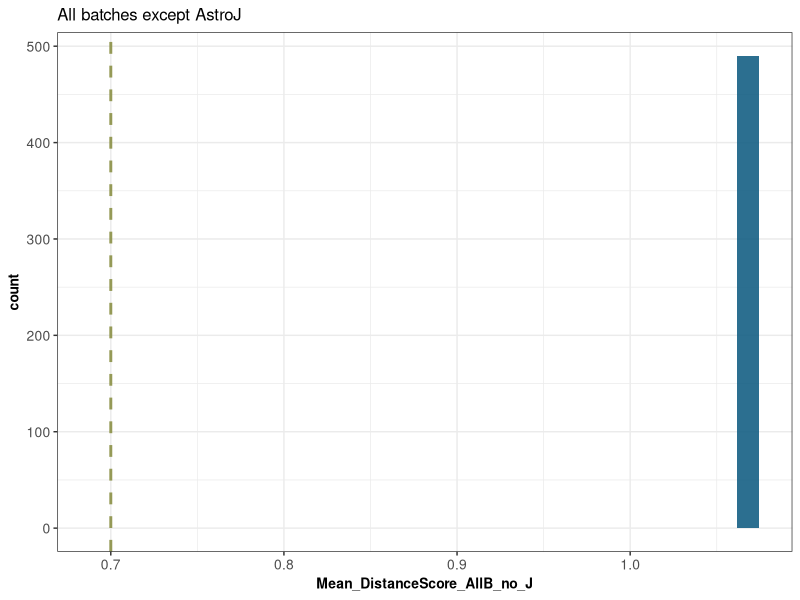

Here is the R script that generated this plot: (Note: this script raises an error after producing the figure.)
# ================================================================
# Title: DrugScreen_Hit_List
# Description: Code to produce the final hit lists and the pie chart to visualize their distribution
# (Fig. 2F, Supp. Fig. 5B, Supp. table 6)
# ================================================================

# ---- Load libraries ----
library(tidyverse)
library(plyr)
library(ggsci)

# ---- Import StratoMiner output files ---- 
AstroG_Pears <- read.delim("./data/SCR4ConfScreenAstroG_allHits.txt")
AstroH_Pears <- read.delim("./data/SCR4ConfScreenAstroH_allHits.txt")
AstroI_Pears <- read.delim("./data/SCR4ConfScreenAstroI_allHits.txt")
AstroJ_Pears <- read.delim("./data/SCR4ConfScreenAstroJ_allHits.txt")

# ---- Prepare the color palettes ---- 
custom_pal <- pal_uchicago("default", alpha = 0.7)(9)
custom_pal_ordered <- custom_pal[c(1, 4, 2, 3)] 
custom_pal_ordered_2 <- custom_pal[c(1, 4)] 
custom_pal_ordered_3 <- custom_pal[c(4, 5, 2)] 
custom_pal_ordered_4 <- custom_pal[c(4, 6, 3, 9, 2)]
custom_pal_2 <- pal_uchicago("default", alpha = 0.9)(9)

# ---- Clean the data ---- 
wells <- c("n14", "n15", "o14", "o15", "b16", "b17", "c16", "c17")
AstroG_Pears <- AstroG_Pears %>% filter(!(Compound == "Procainamide (hydrochloride)" & WellLocation %in% wells))
AstroH_Pears <- AstroH_Pears %>% filter(!(Compound == "Procainamide (hydrochloride)" & WellLocation %in% wells))
AstroI_Pears <- AstroI_Pears %>% filter(!(Compound == "Procainamide (hydrochloride)" & WellLocation %in% wells))
AstroJ_Pears <- AstroJ_Pears %>% filter(!(Compound == "Procainamide (hydrochloride)" & WellLocation %in% wells))
AstroG_Pears <- AstroG_Pears %>% select(Compound, Concentration, Solvent, Category, IRstatut, XPlate, Well, DistanceScore,  pvalue) %>% 
  mutate(Astrocyte = "AstroG", Compound_Cn = str_c(Compound, Concentration, sep = "_") )
AstroH_Pears <- AstroH_Pears %>% select(Compound, Concentration, Solvent, Category, IRstatut, XPlate, Well, DistanceScore,  pvalue) %>% 
  mutate(Astrocyte = "AstroH", Compound_Cn = str_c(Compound, Concentration, sep = "_") )
AstroI_Pears <- AstroI_Pears %>% select(Compound, Concentration, Solvent, Category, IRstatut, XPlate, Well, DistanceScore,  pvalue) %>% 
  mutate(Astrocyte = "AstroI", Compound_Cn = str_c(Compound, Concentration, sep = "_") )
AstroJ_Pears <- AstroJ_Pears %>% select(Compound, Concentration, Solvent, Category, IRstatut, XPlate, Well, DistanceScore,  pvalue) %>% 
  mutate(Astrocyte = "AstroJ", Compound_Cn = str_c(Compound, Concentration, sep = "_") )

# ---- Separate in 2 df for each frames for the duplicate ---- 
AstroG_A <- AstroG_Pears %>% filter(str_detect(AstroG_Pears$Well,"[A-Z]2$|[A-Z]4$|[A-Z]6$|[A-Z]8$|[A-Z]10$|[A-Z]12$|[A-Z]14$|[A-Z]16$|[A-Z]18$|[A-Z]20$")) %>%
  filter(!(Compound %in% c("Water", "Medium DMSO", "High DMSO")))
AstroG_B <- AstroG_Pears %>% filter(str_detect(AstroG_Pears$Well,"[A-Z]3$|[A-Z]5$|[A-Z]7$|[A-Z]9$|[A-Z]11$|[A-Z]13$|[A-Z]15$|[A-Z]17$|[A-Z]19$|[A-Z]21$")) %>%
  filter(!(Compound %in% c("Water", "Medium DMSO", "High DMSO")))

AstroH_A <- AstroH_Pears %>% filter(str_detect(AstroH_Pears$Well,"[A-Z]2$|[A-Z]4$|[A-Z]6$|[A-Z]8$|[A-Z]10$|[A-Z]12$|[A-Z]14$|[A-Z]16$|[A-Z]18$|[A-Z]20$")) %>%
  filter(!(Compound %in% c("Water", "Medium DMSO", "High DMSO")))
AstroH_B <- AstroH_Pears %>% filter(str_detect(AstroH_Pears$Well,"[A-Z]3$|[A-Z]5$|[A-Z]7$|[A-Z]9$|[A-Z]11$|[A-Z]13$|[A-Z]15$|[A-Z]17$|[A-Z]19$|[A-Z]21$")) %>%
  filter(!(Compound %in% c("Water", "Medium DMSO", "High DMSO")))

AstroI_A <- AstroI_Pears %>% filter(str_detect(AstroI_Pears$Well,"[A-Z]2$|[A-Z]4$|[A-Z]6$|[A-Z]8$|[A-Z]10$|[A-Z]12$|[A-Z]14$|[A-Z]16$|[A-Z]18$|[A-Z]20$")) %>%
  filter(!(Compound %in% c("Water", "Medium DMSO", "High DMSO")))
AstroI_B <- AstroI_Pears %>% filter(str_detect(AstroI_Pears$Well,"[A-Z]3$|[A-Z]5$|[A-Z]7$|[A-Z]9$|[A-Z]11$|[A-Z]13$|[A-Z]15$|[A-Z]17$|[A-Z]19$|[A-Z]21$")) %>%
  filter(!(Compound %in% c("Water", "Medium DMSO", "High DMSO")))

AstroJ_A <- AstroJ_Pears %>% filter(str_detect(AstroJ_Pears$Well,"[A-Z]2$|[A-Z]4$|[A-Z]6$|[A-Z]8$|[A-Z]10$|[A-Z]12$|[A-Z]14$|[A-Z]16$|[A-Z]18$|[A-Z]20$")) %>%
  filter(!(Compound %in% c("Water", "Medium DMSO", "High DMSO")))
AstroJ_B <- AstroJ_Pears %>% filter(str_detect(AstroJ_Pears$Well,"[A-Z]3$|[A-Z]5$|[A-Z]7$|[A-Z]9$|[A-Z]11$|[A-Z]13$|[A-Z]15$|[A-Z]17$|[A-Z]19$|[A-Z]21$")) %>%
  filter(!(Compound %in% c("Water", "Medium DMSO", "High DMSO")))

# ---- Create a new df by merging the rep ---- 
AstroG_B <- AstroG_B %>% select(Compound_Cn, Compound, Concentration, IRstatut, Well, DistanceScore, pvalue, Astrocyte)
AstroG_rep <- merge(AstroG_A, AstroG_B, by = "Compound_Cn", suffixes = c("_rep1","_rep2"), all = TRUE)
 for (i in 1:nrow(AstroG_rep)){
   if(is.na(AstroG_rep$Compound_rep1[i])){
     AstroG_rep$Compound_rep1[i] <- AstroG_rep$Compound_rep2[i] 
     AstroG_rep$Concentration_rep1[i] <- AstroG_rep$Concentration_rep2[i]
     AstroG_rep$IRstatut_rep1[i] <- AstroG_rep$IRstatut_rep2[i]
     AstroG_rep$Astrocyte_rep1[i] <- AstroG_rep$Astrocyte_rep2[i]}}
AstroG_rep <- AstroG_rep %>% mutate(Compound= Compound_rep1, Concentration=Concentration_rep1, IR_statut=IRstatut_rep1, Astrocyte=Astrocyte_rep1) %>%
  select(Compound_Cn, Compound, Concentration, IR_statut, Astrocyte, DistanceScore_rep1, DistanceScore_rep2)

AstroH_B <- AstroH_B %>% select(Compound_Cn, Compound, Concentration, IRstatut, Well, DistanceScore, pvalue, Astrocyte)
AstroH_rep <- merge(AstroH_A, AstroH_B, by = "Compound_Cn", suffixes = c("_rep1","_rep2"), all = TRUE)
for (i in 1:nrow(AstroH_rep)){
  if(is.na(AstroH_rep$Compound_rep1[i])){
    AstroH_rep$Compound_rep1[i] <- AstroH_rep$Compound_rep2[i] 
    AstroH_rep$Concentration_rep1[i] <- AstroH_rep$Concentration_rep2[i]
    AstroH_rep$IRstatut_rep1[i] <- AstroH_rep$IRstatut_rep2[i]
    AstroH_rep$Astrocyte_rep1[i] <- AstroH_rep$Astrocyte_rep2[i]}}
AstroH_rep <- AstroH_rep %>% mutate(Compound= Compound_rep1, Concentration=Concentration_rep1, IR_statut=IRstatut_rep1, Astrocyte=Astrocyte_rep1) %>%
  select(Compound_Cn, Compound, Concentration, IR_statut, Astrocyte, DistanceScore_rep1, DistanceScore_rep2)

AstroI_B <- AstroI_B %>% select(Compound_Cn, Compound, Concentration, IRstatut, Well, DistanceScore, pvalue, Astrocyte)
AstroI_rep <- merge(AstroI_A, AstroI_B, by = "Compound_Cn", suffixes = c("_rep1","_rep2"), all = TRUE)
for (i in 1:nrow(AstroI_rep)){
  if(is.na(AstroI_rep$Compound_rep1[i])){
    AstroI_rep$Compound_rep1[i] <- AstroI_rep$Compound_rep2[i] 
    AstroI_rep$Concentration_rep1[i] <- AstroI_rep$Concentration_rep2[i]
    AstroI_rep$IRstatut_rep1[i] <- AstroI_rep$IRstatut_rep2[i]
    AstroI_rep$Astrocyte_rep1[i] <- AstroI_rep$Astrocyte_rep2[i]}}
AstroI_rep <- AstroI_rep %>% mutate(Compound= Compound_rep1, Concentration=Concentration_rep1, IR_statut=IRstatut_rep1, Astrocyte=Astrocyte_rep1) %>%
  select(Compound_Cn, Compound, Concentration, IR_statut, Astrocyte, DistanceScore_rep1, DistanceScore_rep2)

AstroJ_B <- AstroJ_B %>% select(Compound_Cn, Compound, Concentration, IRstatut, Well, DistanceScore, pvalue, Astrocyte)
AstroJ_rep <- merge(AstroJ_A, AstroJ_B, by = "Compound_Cn", suffixes = c("_rep1","_rep2"), all = TRUE)
for (i in 1:nrow(AstroJ_rep)){
  if(is.na(AstroJ_rep$Compound_rep1[i])){
    AstroJ_rep$Compound_rep1[i] <- AstroJ_rep$Compound_rep2[i] 
    AstroJ_rep$Concentration_rep1[i] <- AstroJ_rep$Concentration_rep2[i]
    AstroJ_rep$IRstatut_rep1[i] <- AstroJ_rep$IRstatut_rep2[i]
    AstroJ_rep$Astrocyte_rep1[i] <- AstroJ_rep$Astrocyte_rep2[i]}}
AstroJ_rep <- AstroJ_rep %>% mutate(Compound= Compound_rep1, Concentration=Concentration_rep1, IR_statut=IRstatut_rep1, Astrocyte=Astrocyte_rep1) %>%
  select(Compound_Cn, Compound, Concentration, IR_statut, Astrocyte, DistanceScore_rep1, DistanceScore_rep2)
rm(AstroG_A, AstroG_B, AstroH_A, AstroH_B, AstroI_A, AstroI_B, AstroJ_A, AstroJ_B, AstroG_Pears, AstroH_Pears, AstroI_Pears, AstroJ_Pears)

# ---- Calculate the mean Distance score ---- 
AstroG_rep <- AstroG_rep %>% rowwise() %>% mutate(Mean_DistanceScore = mean(c(DistanceScore_rep1, DistanceScore_rep2), na.rm = TRUE))
AstroH_rep <- AstroH_rep %>% rowwise() %>% mutate(Mean_DistanceScore = mean(c(DistanceScore_rep1, DistanceScore_rep2), na.rm = TRUE))
AstroI_rep <- AstroI_rep %>% rowwise() %>% mutate(Mean_DistanceScore = mean(c(DistanceScore_rep1, DistanceScore_rep2), na.rm = TRUE))
AstroJ_rep <- AstroJ_rep %>% rowwise() %>% mutate(Mean_DistanceScore = mean(c(DistanceScore_rep1, DistanceScore_rep2), na.rm = TRUE))

# ---- Merge the df for all batches and calculate the mean distance score ---- 
preAstroG <- AstroG_rep %>% mutate(Mean_DistanceScore_G = Mean_DistanceScore) %>% 
  select(Compound_Cn, Compound, Concentration, Astrocyte, IR_statut, Mean_DistanceScore_G) 
preAstroH <- AstroH_rep %>% mutate(Mean_DistanceScore_H = Mean_DistanceScore) %>% 
  select(Compound_Cn, Mean_DistanceScore_H)
preAstroI <- AstroI_rep %>% mutate(Mean_DistanceScore_I = Mean_DistanceScore) %>% 
  select(Compound_Cn, Mean_DistanceScore_I)
preAstroJ <- AstroJ_rep %>% mutate(Mean_DistanceScore_J = Mean_DistanceScore) %>% 
  select(Compound_Cn, Mean_DistanceScore_J)
pre_All_batches_1 <- merge(preAstroG, preAstroH, by = "Compound_Cn", all = TRUE)
pre_All_batches_2 <- merge(pre_All_batches_1, preAstroI, by = "Compound_Cn", all = TRUE)
All_batches <- merge(pre_All_batches_2, preAstroJ, by = "Compound_Cn", all = TRUE)
rm(preAstroG, preAstroH, preAstroI, preAstroJ, pre_All_batches_1, pre_All_batches_2)

# ---- Fix the compound names and concentration with no values ----
All_batches <- All_batches %>% select(-Compound, -Concentration) 
All_batches[c("Compound", "Concentration")] <- str_split_fixed(All_batches$Compound_Cn, "_", 2)

# ---- Calculate Mean Distance Score across batches ---- 
All_batches <- All_batches %>% rowwise() %>% mutate(Mean_DistanceScore_AllB = mean(c(Mean_DistanceScore_G, Mean_DistanceScore_H, Mean_DistanceScore_I, Mean_DistanceScore_J), na.rm = TRUE)) 
All_batches <- All_batches %>% select(Compound_Cn, Compound, Concentration, IR_statut, Mean_DistanceScore_AllB, Mean_DistanceScore_G, Mean_DistanceScore_H, Mean_DistanceScore_I, Mean_DistanceScore_J)

# ---- Calculate Mean Distance Score without AstroJ ---- 
if ("package:plyr" %in% search()) {
  detach("package:plyr", unload = TRUE)
} # Detach plyr if loaded as it inteferes with following script line
All_batches <- All_batches %>% rowwise() %>% mutate(Mean_DistanceScore_AllB_no_J = mean(c(Mean_DistanceScore_G, Mean_DistanceScore_H, Mean_DistanceScore_I), na.rm = TRUE))

# ---- Add a new column counting the number of NA values for each row ---- 
All_batches <- All_batches %>%
  rowwise() %>%
  mutate(NA_Count = sum(is.na(c(Mean_DistanceScore_G, 
                                Mean_DistanceScore_H, 
                                Mean_DistanceScore_I, 
                                Mean_DistanceScore_J)))) %>%
  ungroup()
# Reattach plyr
if (!"plyr" %in% loadedNamespaces()) {
  library(plyr)
}

# ---- Filter out the compounds that have more than 1 NA ---- 
All_batches <- All_batches %>% filter(NA_Count<2) %>% select(-NA_Count)

# ---- Save distance score list without AstroJ ---- 
All_batches  %>% arrange(Mean_DistanceScore_AllB_no_J) %>%
  write.csv(file = "SCR4_Confirmation_screening.csv")

# ---- Plot histogram of mean Distance Score for all batches ---- 
hist_DS_AllBatches <- All_batches %>% ggplot(aes(x=Mean_DistanceScore_AllB_no_J)) + 
  geom_histogram(fill= "#155F83E5") +
  geom_vline(xintercept = 0.7, linetype= "dashed", colour= "#8A9045E5", size=1)+
  ggtitle("All batches except AstroJ")+
  theme_bw() + 
  theme(
    plot.title = element_text(size=12),
    axis.title = element_text(size=10, face="bold"),
    axis.text = element_text(size=10),
    panel.background = element_rect(fill = "transparent"), # bg of the panel
    plot.background = element_rect(fill = "transparent", color = NA), # bg of the plot
    legend.background = element_rect(fill = "transparent"), # get rid of legend bg
    legend.box.background = element_rect(fill = "transparent") # get rid of legend panel bg
  )
ggsave(file="Supp5B_SCR4_hist_DS_AllBatches_noJ.pdf", hist_DS_AllBatches, path = "../figs/", width = 4, height=3)

# ---- Create a new table with compounds appearing only once for those that are hits with different concentrations ---- 
Hit_List_individual_compounds <- All_batches %>% filter(Mean_DistanceScore_AllB_no_J <0.7) %>% ddply("Compound", nrow)

# ---- Add library of origin ---- 
Hit_List_individual_compounds <- Hit_List_individual_compounds %>% mutate(Compound_origin = NA)
for(i in 1:nrow(Hit_List_individual_compounds)){
  if(Hit_List_individual_compounds$Compound[i] %in% c("Rottlerin", "Tyrphostin A9", "JFD00244", "Methyl 2,5-dihydroxycinnamate", "PTACH")){
    Hit_List_individual_compounds$Compound_origin[i] <- "PKE library"}
  if(Hit_List_individual_compounds$Compound[i] %in% c("Carbendazim", "Ceritinib")){
    Hit_List_individual_compounds$Compound_origin[i] <- "Anti-cancer drug library"}
  if(Hit_List_individual_compounds$Compound[i] %in% c("Albendazole", "Cefprozil (monohydrate)", "Chlorhexidine", "Clemastine (fumarate)", 
                                                      "Clomipramine (hydrochloride)", "Doxazosin (mesylate)", "Fenbendazole", "Flubendazole", 
                                                      "Flunarizine (dihydrochloride)", "Hexestrol", "Mebendazole", "Methylergometrine (maleate)", "Niclosamide", 
                                                      "Penicillin G benzathine (tetrahydrate)", "Perphenazine", "Salmeterol", "Ziprasidone (hydrochloride monohydrate)" )){
    Hit_List_individual_compounds$Compound_origin[i] <- "FDA-approved drug library"}
  if(Hit_List_individual_compounds$Compound[i] %in% c("BMS-3", "BMS-5", "FRAX1036", "Ro 31-8220 (mesylate)", "SR-3306")){
    Hit_List_individual_compounds$Compound_origin[i] <- "Manually curated drugs"}
}

# ---- Add if tested in human ---- 
Hit_List_individual_compounds <- Hit_List_individual_compounds %>% mutate(Tested_in_human = NA)
for(i in 1:nrow(Hit_List_individual_compounds)){
  if(Hit_List_individual_compounds$Compound[i] %in% c("Albendazole", "Carbendazim", "Cefprozil (monohydrate)", "Ceritinib", "Chlorhexidine", "Clemastine (fumarate)",
                                                      "Clomipramine (hydrochloride)", "Doxazosin (mesylate)", "Flubendazole", "Flunarizine (dihydrochloride)", "Hexestrol",
                                                      "Mebendazole", "Methylergometrine (maleate)", "Niclosamide", "Penicillin G benzathine (tetrahydrate)", "Perphenazine",
                                                      "Salmeterol", "Ziprasidone (hydrochloride monohydrate)")){
    Hit_List_individual_compounds$Tested_in_human[i] <- "Yes"}
  if(Hit_List_individual_compounds$Compound[i] %in% c("BMS-3", "BMS-5", "Fenbendazole", "FRAX1036", "JFD00244", "Methyl 2,5-dihydroxycinnamate", "PTACH", "Ro 31-8220 (mesylate)",
                                                      "Rottlerin", "SR-3306", "Tyrphostin A9")){
    Hit_List_individual_compounds$Tested_in_human[i] <- "No"}
}

# ---- If tested in human, status of compounds ---- 
Hit_List_individual_compounds <- Hit_List_individual_compounds %>% mutate(Status = NA)
for(i in 1:nrow(Hit_List_individual_compounds)){
  if(Hit_List_individual_compounds$Compound[i] %in% c("Albendazole", "Cefprozil (monohydrate)", "Ceritinib", "Chlorhexidine", "Clemastine (fumarate)", "Clomipramine (hydrochloride)", 
                                                      "Doxazosin (mesylate)", "Flubendazole", "Flunarizine (dihydrochloride)", "Mebendazole", "Methylergometrine (maleate)", "Niclosamide",
                                                      "Penicillin G benzathine (tetrahydrate)", "Perphenazine", "Salmeterol", "Ziprasidone (hydrochloride monohydrate)")){
    Hit_List_individual_compounds$Status[i] <- "Approved"}
  if(Hit_List_individual_compounds$Compound[i] %in% c("Carbendazim")){
    Hit_List_individual_compounds$Status[i] <- "Tested in clinical trials"}
  if(Hit_List_individual_compounds$Compound[i] %in% c("Hexestrol")){
    Hit_List_individual_compounds$Status[i] <- "Withdrawn"}
}

# ---- Add if expected to cross BBB ---- 
Hit_List_individual_compounds <- Hit_List_individual_compounds %>% mutate(Cross_BBB = NA)
for(i in 1:nrow(Hit_List_individual_compounds)){
  if(Hit_List_individual_compounds$Compound[i] %in% c("Albendazole", "Carbendazim", "Ceritinib", "Clemastine (fumarate)", "Clomipramine (hydrochloride)", "Flunarizine (dihydrochloride)",
                                                      "Hexestrol", "Mebendazole", "Methylergometrine (maleate)", "Niclosamide", "Perphenazine", "Ziprasidone (hydrochloride monohydrate)")){
    Hit_List_individual_compounds$Cross_BBB[i] <- "Yes"}
  if(Hit_List_individual_compounds$Compound[i] %in% c("Cefprozil (monohydrate)", "Chlorhexidine", "Doxazosin (mesylate)", "Fenbendazole", "Flubendazole", "Penicillin G benzathine (tetrahydrate)",
                                                      "Salmeterol")){
    Hit_List_individual_compounds$Cross_BBB[i] <- "No"}
}

# ---- Add therapeutic class ---- 
Hit_List_individual_compounds <- Hit_List_individual_compounds %>% mutate(Therapeutic_class = NA)
for(i in 1:nrow(Hit_List_individual_compounds)){
  if(Hit_List_individual_compounds$Compound[i] %in% c("Albendazole", "Flubendazole")){
    Hit_List_individual_compounds$Therapeutic_class[i] <- "Metabolism"}
  if(Hit_List_individual_compounds$Compound[i] %in% c("Carbendazim", "Ceritinib")){
    Hit_List_individual_compounds$Therapeutic_class[i] <- "Oncology"}
  if(Hit_List_individual_compounds$Compound[i] %in% c("Cefprozil (monohydrate)", "Chlorhexidine", "Fenbendazole", "Mebendazole", "Niclosamide", "Penicillin G benzathine (tetrahydrate)")){
    Hit_List_individual_compounds$Therapeutic_class[i] <- "Infectiology"}
  if(Hit_List_individual_compounds$Compound[i] %in% c("Clemastine (fumarate)")){
    Hit_List_individual_compounds$Therapeutic_class[i] <- "Allergology"}
  if(Hit_List_individual_compounds$Compound[i] %in% c("Clomipramine (hydrochloride)", "Flunarizine (dihydrochloride)", "Perphenazine", "Ziprasidone (hydrochloride monohydrate)")){
    Hit_List_individual_compounds$Therapeutic_class[i] <- "Central Nervous System"}
  if(Hit_List_individual_compounds$Compound[i] %in% c("Doxazosin (mesylate)")){
    Hit_List_individual_compounds$Therapeutic_class[i] <- "Cardiovascular"}
  if(Hit_List_individual_compounds$Compound[i] %in% c("Hexestrol")){
    Hit_List_individual_compounds$Therapeutic_class[i] <- "Endocrinology"}
  if(Hit_List_individual_compounds$Compound[i] %in% c("Methylergometrine (maleate)")){
    Hit_List_individual_compounds$Therapeutic_class[i] <- "Neuromuscular"}
  if(Hit_List_individual_compounds$Compound[i] %in% c("Salmeterol")){
    Hit_List_individual_compounds$Therapeutic_class[i] <- "Respiratory"}
}

# ---- Add family ---- 
Hit_List_individual_compounds <- Hit_List_individual_compounds %>% mutate(Family_of_drugs = NA)
for(i in 1:nrow(Hit_List_individual_compounds)){
  if(Hit_List_individual_compounds$Compound[i] %in% c("Albendazole", "Fenbendazole", "Flubendazole", "Mebendazole", "Niclosamide")){
    Hit_List_individual_compounds$Family_of_drugs[i] <- "Anti-parasitic"}
  if(Hit_List_individual_compounds$Compound[i] %in% c("Carbendazim")){
    Hit_List_individual_compounds$Family_of_drugs[i] <- "Fungicide"}
  if(Hit_List_individual_compounds$Compound[i] %in% c("Cefprozil (monohydrate)", "Penicillin G benzathine (tetrahydrate)")){
    Hit_List_individual_compounds$Family_of_drugs[i] <- "Antibiotic"}
  if(Hit_List_individual_compounds$Compound[i] %in% c("Ceritinib")){
    Hit_List_individual_compounds$Family_of_drugs[i] <- "Antineoplastic"}
  if(Hit_List_individual_compounds$Compound[i] %in% c("Chlorhexidine")){
    Hit_List_individual_compounds$Family_of_drugs[i] <- "Antiseptic"}
  if(Hit_List_individual_compounds$Compound[i] %in% c("Clemastine (fumarate)")){
    Hit_List_individual_compounds$Family_of_drugs[i] <- "Antihistamine"}
  if(Hit_List_individual_compounds$Compound[i] %in% c("Clomipramine (hydrochloride)")){
    Hit_List_individual_compounds$Family_of_drugs[i] <- "Antidepressant"}
  if(Hit_List_individual_compounds$Compound[i] %in% c("Doxazosin (mesylate)")){
    Hit_List_individual_compounds$Family_of_drugs[i] <- "Antihypertensive"}
  if(Hit_List_individual_compounds$Compound[i] %in% c("Flunarizine (dihydrochloride)")){
    Hit_List_individual_compounds$Family_of_drugs[i] <- "Anti-migraine"}
  if(Hit_List_individual_compounds$Compound[i] %in% c("Hexestrol")){
    Hit_List_individual_compounds$Family_of_drugs[i] <- "Synthetic estrogen"}
  if(Hit_List_individual_compounds$Compound[i] %in% c("Methylergometrine (maleate)")){
    Hit_List_individual_compounds$Family_of_drugs[i] <- "Alkaloid"}
  if(Hit_List_individual_compounds$Compound[i] %in% c("Perphenazine", "Ziprasidone (hydrochloride monohydrate)")){
    Hit_List_individual_compounds$Family_of_drugs[i] <- "Antipsychotic"}
  if(Hit_List_individual_compounds$Compound[i] %in% c("Salmeterol")){
    Hit_List_individual_compounds$Family_of_drugs[i] <- "Anti-asthma"}
}

# ---- Add Targets ---- 
Hit_List_individual_compounds <- Hit_List_individual_compounds %>% mutate(Targets = NA)
for(i in 1:nrow(Hit_List_individual_compounds)){
  if(Hit_List_individual_compounds$Compound[i] %in% c("Albendazole", "Carbendazim", "Fenbendazole", "Flubendazole", "Mebendazole")){
    Hit_List_individual_compounds$Targets[i] <- "Micro-tubules"}
  if(Hit_List_individual_compounds$Compound[i] %in% c("BMS-3", "BMS-5", "Ceritinib", "FRAX1036", "Ro 31-8220 (mesylate)", "SR-3306")){
    Hit_List_individual_compounds$Targets[i] <- "Kinase"}
  if(Hit_List_individual_compounds$Compound[i] %in% c("Cefprozil (monohydrate)", "Chlorhexidine", "Penicillin G benzathine (tetrahydrate)")){
    Hit_List_individual_compounds$Targets[i] <- "Bacteria cell wall"}
  if(Hit_List_individual_compounds$Compound[i] %in% c("Clomipramine (hydrochloride)", "Clemastine (fumarate)", "Doxazosin (mesylate)", "Methylergometrine (maleate)", "Perphenazine", "Salmeterol", "Ziprasidone (hydrochloride monohydrate)")){
    Hit_List_individual_compounds$Targets[i] <- "Neurotransmitter Receptor"}
  if(Hit_List_individual_compounds$Compound[i] %in% c("Flunarizine (dihydrochloride)")){
    Hit_List_individual_compounds$Targets[i] <- "Ion channel"}
  if(Hit_List_individual_compounds$Compound[i] %in% c("JFD00244", "PTACH")){
  Hit_List_individual_compounds$Targets[i] <- "Epigenetic"}
  if(Hit_List_individual_compounds$Compound[i] %in% c("Methyl 2,5-dihydroxycinnamate", "Tyrphostin A9")){
    Hit_List_individual_compounds$Targets[i] <- "Cell surface receptor"}
  if(Hit_List_individual_compounds$Compound[i] %in% c("Niclosamide", "Hexestrol")){
    Hit_List_individual_compounds$Targets[i] <- "Transcription factor"}
}

# ---- Pie chart library of origins (all hits) ---- 
Hit_list_lib_origin <- Hit_List_individual_compounds %>% ddply("Compound_origin", nrow)
Hit_list_lib_origin <- Hit_list_lib_origin %>% mutate(Fraction_origin = (V1/nrow(Hit_List_individual_compounds))*100) %>%
  mutate(Fraction_origin = round(Fraction_origin, digits=1))
Hit_list_lib_origin <- Hit_list_lib_origin %>%
  arrange(desc(Compound_origin)) %>%
  mutate(lab.ypos=cumsum(Fraction_origin)-0.5*Fraction_origin)

Lib_origin_PieChart<- Hit_list_lib_origin %>% 
  ggplot(aes(x="", y=Fraction_origin, fill=Compound_origin))+
  geom_bar(width = 1, stat = "identity", color = "white") +
  coord_polar("y", start = 0)+
  scale_fill_manual(values = custom_pal_ordered) +
  geom_text(aes(y = lab.ypos, label = V1), size=4, color = "black")+
  theme_void()+
  ggtitle("Library of origin")
ggsave(file="Fig2F_SCR4_PieChart_library_origin.pdf", Lib_origin_PieChart, path = "./results/", height = 4, width = 4)
rm(Hit_list_lib_origin, Lib_origin_PieChart)

# ---- Pie chart tested in human (all hits) ---- 
Hit_list_tested_human <- Hit_List_individual_compounds %>% ddply("Tested_in_human", nrow)
Hit_list_tested_human <- Hit_list_tested_human %>% mutate(Fraction_tested = (V1/nrow(Hit_List_individual_compounds))*100) %>%
  mutate(Fraction_tested = round(Fraction_tested, digits=1))
Hit_list_tested_human <- Hit_list_tested_human %>%
  arrange(desc(Tested_in_human)) %>%
  mutate(lab.ypos=cumsum(Fraction_tested)-0.5*Fraction_tested)
tested_human_PieChart<- Hit_list_tested_human %>% 
  ggplot(aes(x="", y=Fraction_tested, fill=Tested_in_human))+
  geom_bar(width = 1, stat = "identity", color = "white") +
  coord_polar("y", start = 0)+
  scale_fill_manual(values = custom_pal_ordered_2) +
  geom_text(aes(y = lab.ypos, label = V1), size=4, color = "black")+
  theme_void()+
  ggtitle("Tested in human")
ggsave(file="Fig2F_SCR4_PieChart_tested_human.pdf", tested_human_PieChart, path = "./results/", height = 4, width = 4)
rm(Hit_list_tested_human, tested_human_PieChart)

# ---- Pie chart compounds target (all hits) ---- 
Hit_List_individual_compounds_targets <- Hit_List_individual_compounds %>% filter(!(is.na(Targets)))
Hit_list_target <- Hit_List_individual_compounds_targets %>% ddply("Targets", nrow)
Hit_list_target <- Hit_list_target %>% mutate(Fraction_target = (V1/nrow(Hit_List_individual_compounds_targets))*100) %>%
  mutate(Fraction_target = round(Fraction_target, digits=1))
Hit_list_target <- Hit_list_target %>%
  arrange(desc(Targets)) %>%
  mutate(lab.ypos=cumsum(Fraction_target)-0.5*Fraction_target)
Targets_PieChart <- Hit_list_target %>% 
  ggplot(aes(x="", y=Fraction_target, fill=Targets))+
  geom_bar(width = 1, stat = "identity", color = "white") +
  coord_polar("y", start = 0)+
  scale_fill_manual(values = custom_pal) +
  geom_text(aes(y = lab.ypos, label = V1), size=4, color = "black")+
  theme_void()+
  ggtitle("Targets")
ggsave(file="Fig2F_SCR4_PieChart_Targets.pdf", Targets_PieChart, path = "./results/", height = 4, width = 4)
rm(Hit_List_individual_compounds_targets, Hit_list_target, Targets_PieChart)

# ---- Pie chart status of compounds (only hits tested in human) ---- 
Hit_List_individual_compounds_tested <- Hit_List_individual_compounds %>% filter(Tested_in_human == "Yes")
Hit_list_status <- Hit_List_individual_compounds_tested %>% ddply("Status", nrow)
Hit_list_status <- Hit_list_status %>% mutate(Fraction_status = (V1/nrow(Hit_List_individual_compounds_tested))*100) %>%
  mutate(Fraction_status = round(Fraction_status, digits=1))
Hit_list_status <- Hit_list_status %>%
  arrange(desc(Status)) %>%
  mutate(lab.ypos=cumsum(Fraction_status)-0.5*Fraction_status)
status_PieChart<- Hit_list_status %>% 
  ggplot(aes(x="", y=Fraction_status, fill=Status))+
  geom_bar(width = 1, stat = "identity", color = "white") +
  coord_polar("y", start = 0)+
  scale_fill_manual(values = custom_pal_ordered_3) +
  geom_text(aes(y = lab.ypos, label = V1), size=4, color = "black")+
  theme_void()+
  ggtitle("Status of compound")
ggsave(file="Fig2F_SCR4_PieChart_status.pdf", status_PieChart, path = "./results/", height = 4, width = 4)
rm(Hit_list_status, status_PieChart)

# ---- Pie chart status of therapeutic class (only hits tested in human) ---- 
# Add therapeutic categories with those <2 classed as "others"
Hit_List_individual_compounds_tested <- Hit_List_individual_compounds_tested %>% mutate(Therapeutic_group = NA)
for(i in 1:nrow(Hit_List_individual_compounds_tested)){
  if(Hit_List_individual_compounds_tested$Therapeutic_class[i] %in% c("Allergology", "Cardiovascular", "Endocrinology", "Neuromuscular", "Respiratory")){
    Hit_List_individual_compounds_tested$Therapeutic_group[i] <- "Others"}
  if(Hit_List_individual_compounds_tested$Therapeutic_class[i] %in% c("Central Nervous System")){
    Hit_List_individual_compounds_tested$Therapeutic_group[i] <- "Central Nervous System"}
  if(Hit_List_individual_compounds_tested$Therapeutic_class[i] %in% c("Infectiology")){
    Hit_List_individual_compounds_tested$Therapeutic_group[i] <- "Infectiology"}
  if(Hit_List_individual_compounds_tested$Therapeutic_class[i] %in% c("Metabolism")){
    Hit_List_individual_compounds_tested$Therapeutic_group[i] <- "Metabolism"}
  if(Hit_List_individual_compounds_tested$Therapeutic_class[i] %in% c("Oncology")){
    Hit_List_individual_compounds_tested$Therapeutic_group[i] <- "Oncology"}
}
Hit_list_ther_group <- Hit_List_individual_compounds_tested %>% ddply("Therapeutic_group", nrow)
Hit_list_ther_group <- Hit_list_ther_group %>% mutate(Fraction_ther_group = (V1/nrow(Hit_List_individual_compounds_tested))*100) %>%
  mutate(Fraction_ther_group = round(Fraction_ther_group, digits=1))
Hit_list_ther_group <- Hit_list_ther_group %>%
  arrange(desc(Therapeutic_group)) %>%
  mutate(lab.ypos=cumsum(Fraction_ther_group)-0.5*Fraction_ther_group)
Ther_group_PieChart <- Hit_list_ther_group %>% 
  ggplot(aes(x="", y=Fraction_ther_group, fill=Therapeutic_group))+
  geom_bar(width = 1, stat = "identity", color = "white") +
  coord_polar("y", start = 0)+
  scale_fill_manual(values = custom_pal_ordered_4) +
  geom_text(aes(y = lab.ypos, label = V1), size=4, color = "black")+
  theme_void()+
  ggtitle("Therapeutic class")
ggsave(file="Fig2F_SCR4_PieChart_therapeutic_group.pdf", Ther_group_PieChart, path = "./results/", height = 4, width = 4)
rm(Hit_list_ther_group, Ther_group_PieChart)

# ---- Pie chart expected to cross BBB (only hits tested in human) ---- 
Hit_list_BBB <- Hit_List_individual_compounds_tested %>% ddply("Cross_BBB", nrow)
Hit_list_BBB <- Hit_list_BBB %>% mutate(Fraction_BBB = (V1/nrow(Hit_List_individual_compounds_tested))*100) %>%
  mutate(Fraction_BBB = round(Fraction_BBB, digits=1))
Hit_list_BBB <- Hit_list_BBB %>%
  arrange(desc(Cross_BBB)) %>%
  mutate(lab.ypos=cumsum(Fraction_BBB)-0.5*Fraction_BBB)
BBB_PieChart<- Hit_list_BBB %>% 
  ggplot(aes(x="", y=Fraction_BBB, fill=Cross_BBB))+
  geom_bar(width = 1, stat = "identity", color = "white") +
  coord_polar("y", start = 0)+
  scale_fill_manual(values = custom_pal_ordered_2) +
  geom_text(aes(y = lab.ypos, label = V1), size=4, color = "black")+
  theme_void()+
  ggtitle("Expected to cross BBB")
ggsave(file="Fig2F_SCR4_PieChart_BBB.pdf", BBB_PieChart, path = "./results/", height = 4, width = 4)
rm(Hit_list_status, status_PieChart)
